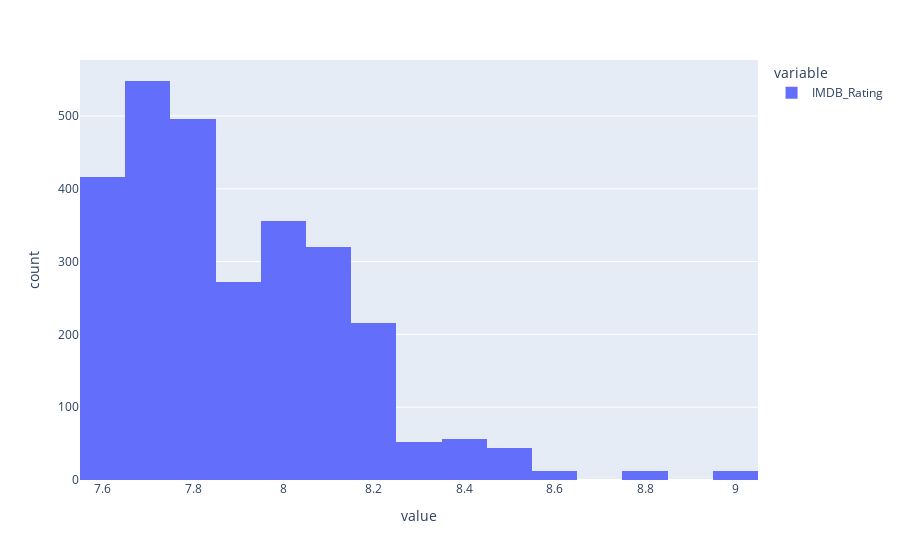

Notebook cell for this chart:
### Code cell
px.histogram(data_mid['IMDB_Rating'])

### Figure 1 — Plotly figure (JSON) as saved in the notebook; plotly's stock layout.template omitted (floating-point values rounded to 4 significant figures; data arrays with more than 128 entries replaced by an {"elided": "..."} marker saying what was removed)
{"data": [{"alignmentgroup": "True", "bingroup": "x", "hovertemplate": "variable=IMDB_Rating<br>value=%{x}<br>count=%{y}<extra></extra>", "legendgroup": "IMDB_Rating", "marker": {"color": "#636efa", "pattern": {"shape": ""}}, "name": "IMDB_Rating", "offsetgroup": "IMDB_Rating", "orientation": "v", "showlegend": true, "type": "histogram", "x": {"elided": "2812 float values"}, "xaxis": "x", "yaxis": "y"}], "layout": {"barmode": "relative", "legend": {"title": {"text": "variable"}, "tracegroupgap": 0}, "margin": {"t": 60}, "xaxis": {"anchor": "y", "domain": [0, 1], "title": {"text": "value"}}, "yaxis": {"anchor": "x", "domain": [0, 1], "title": {"text": "count"}}}}
